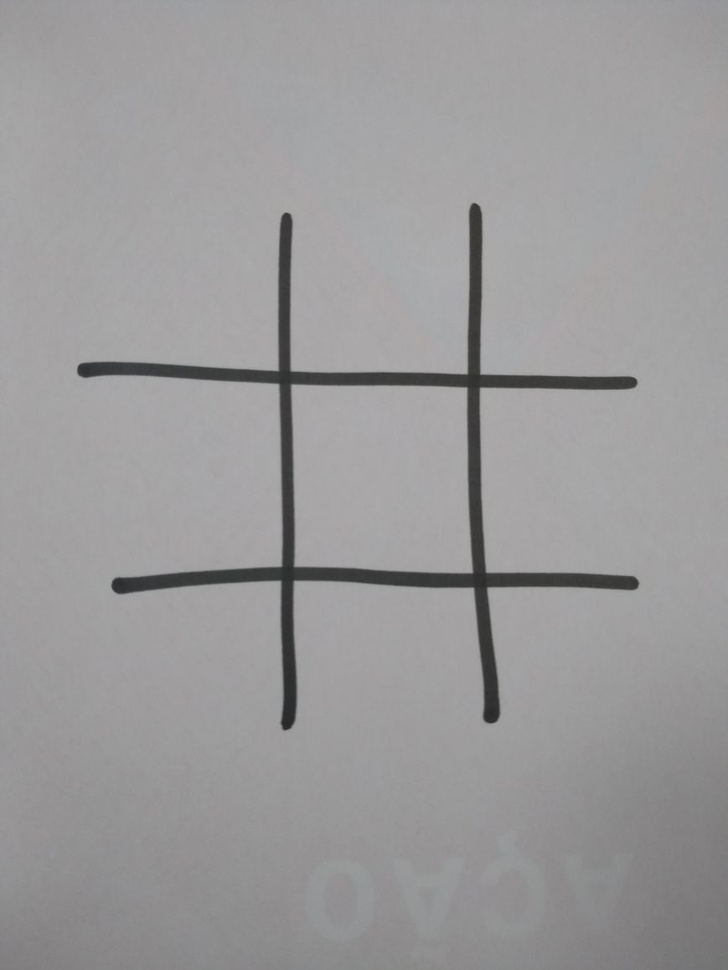
%> input picture circulo1.jpg, 728 x 970 px, shrunk from 869 x 1158 before the run, given in place of testex2.jpg, which was not available
$ octave Design.m   (GNU Octave 9; MATLAB toolbox functions it lacks are replaced by stand-ins)
%> lines starting %> are read from the running program, lines starting %| are printed output that depends on the picture; in (x1, y1, x2, y2) boxes, pixels count from 0 and x2, y2 are one past the last pixel; in counts of white or black regions, pixels touching at a corner belong together; the program's own positions count from 1; pictures that were not available may be replaced by others from this repository, and a replacement may not be noted
clear all
close all

%inicia variaveis jogo
board = zeros(3, 3);

%assim que o matlab lida com matrix
% |1| |4|  |7|
% |2| |5|  |8|
% |3| |6|  |9|

img = imread('testex2.jpg');
%> img is the input picture: size 970x728x3 uint8; mean R, G, B 154.9, 154.1, 154.7
img = rgb2gray(img);
%> img: size 970x728 uint8

% img2 = imread('testex.jpg');
% img2 = rgb2gray(img2);
%
[h,w] = size(img);
%> h = 970; w = 728
% [4 lines of commented-out code are left out]

A = [1 1; 1 w/3; 1 2*w/3;...
    h/3 1; h/3 w/3; h/3 2*w/3;...
    2*h/3 1; 2*h/3 w/3; 2*h/3 2*h/3];

% [14 lines of commented-out code are left out]
player = 'x';


%le 1 frame
%detecta localizacao dos retangulos
%detecta posicao da jogada do player
%detecta simbolo utilizado
%while ninguem ganha ou acaba os espa�os
%player = simbolo_identificado;
%joga em posicao aleatora
%end while

campo_livre = find(~board);
for i = 1:length(campo_livre)
    indice = campo_livre(i);
    quadrante = imcrop(img, [A(indice,1) A(indice,2) w/3 h/3]);
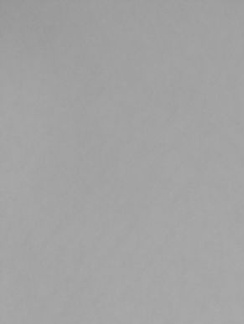
%> quadrante: size 324x244 uint8; min 149, max 172, mean 162.9
    %q2 = imcrop(img2, [A(indice,1) A(indice,2) w/3 h/3]);
    LOC = encontra_jogada(quadrante, player);
% [31 lines not run here, left out]
function LOC = encontra_jogada(I, player)
%> called with player = 'x'
    if player == 'x'
% [4 lines of commented-out code are left out]

        borders = edge(I,'canny', 0.5);
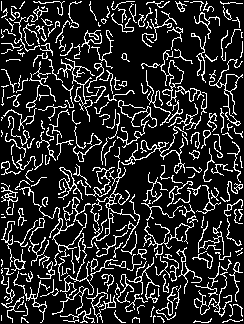
%> borders: size 324x244 logical; 16.6% white in thin lines or dots
        imshow(borders);
        [H,theta,rho] = hough(borders);
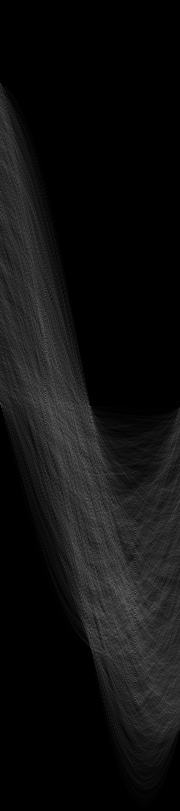
%> H: size 811x180 double; min 0, max 106, mean 16.2
%> theta = 180 values from -90 to 89; rho = 811 values from -405 to 405
        peaks = houghpeaks(H,2);
%> peaks = [602 125; 610 136]
        lines = houghlines(I,theta,rho,peaks);
%> lines = 2 lines; point1 to point2 (x, y): (19, 324) to (238, 1), (1, 289) to (244, 47)

        corners = detectHarrisFeatures(I);
%> corners = 1250 points; strongest (x, y): (171, 193), (239, 124), (48, 247), (11, 199), (13, 200)
        hold on
        plot(corners.selectStrongest(50));
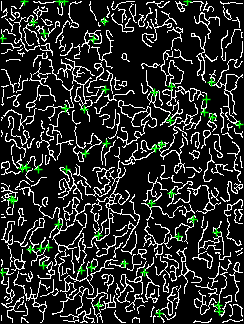
%> figure redrawn from the program's plot data
%> the run ends on the next line
        hold off
pause

    else
        [LOC, raddi] = imfindcircles(I, [15 30]);
    end
end

$ run again, on circulo2.jpg
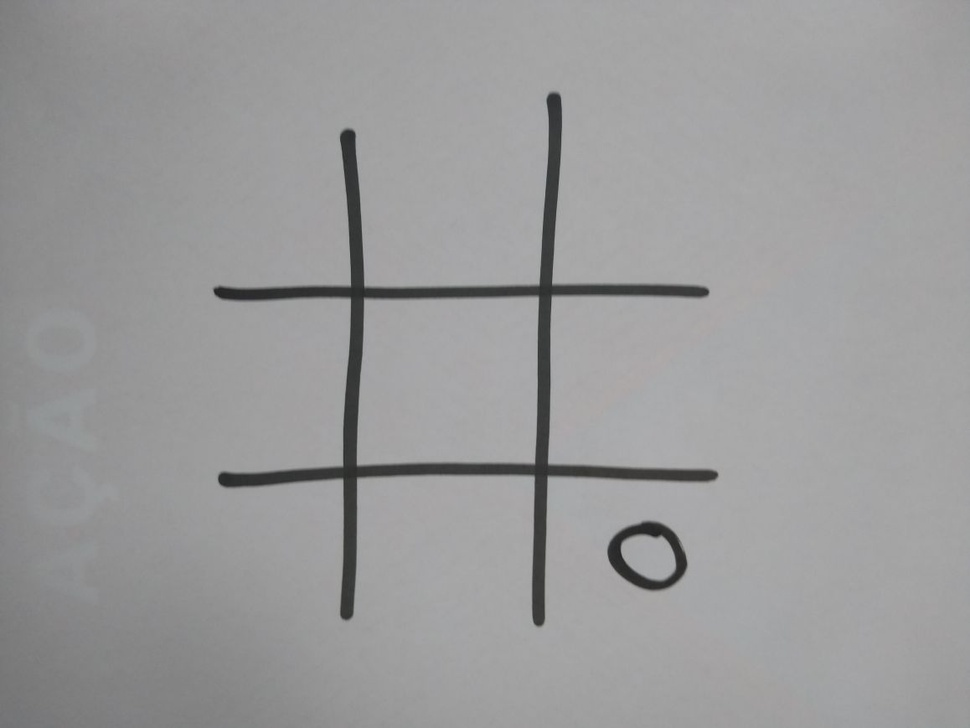
%> input picture circulo2.jpg, 970 x 728 px, shrunk from 1158 x 869 before the run, given in place of testex2.jpg, which was not available
%> img is the input picture: size 728x970x3 uint8; mean R, G, B 154.5, 154.4, 154.9
%> img: size 728x970 uint8
%> borders: size 244x324 logical; 14.1% white in thin lines or dots
%> in encontra_jogada, `[H,theta,rho] = hough(borders);`:
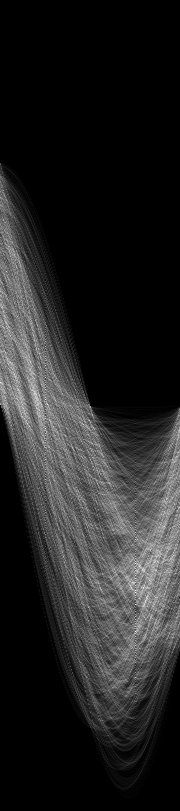
%> H: size 811x180 double; min 0, max 98, mean 13.7; drawn with min black and max white
%> theta = 180 values from -90 to 89; rho = 811 values from -405 to 405
%> peaks = [429 46; 632 136]
%> lines = 2 lines; point1 to point2 (x, y): (33, 1) to (277, 244), (320, 1) to (78, 244)
%> corners = 1241 points; strongest (x, y): (36, 140), (51, 121), (117, 17), (7, 47), (71, 48)
%> in encontra_jogada, `plot(corners.selectStrongest(50));`:
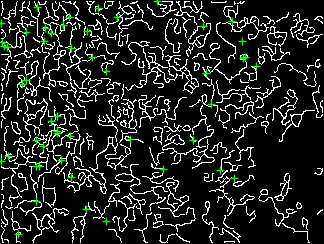
%> figure redrawn from the program's plot data
